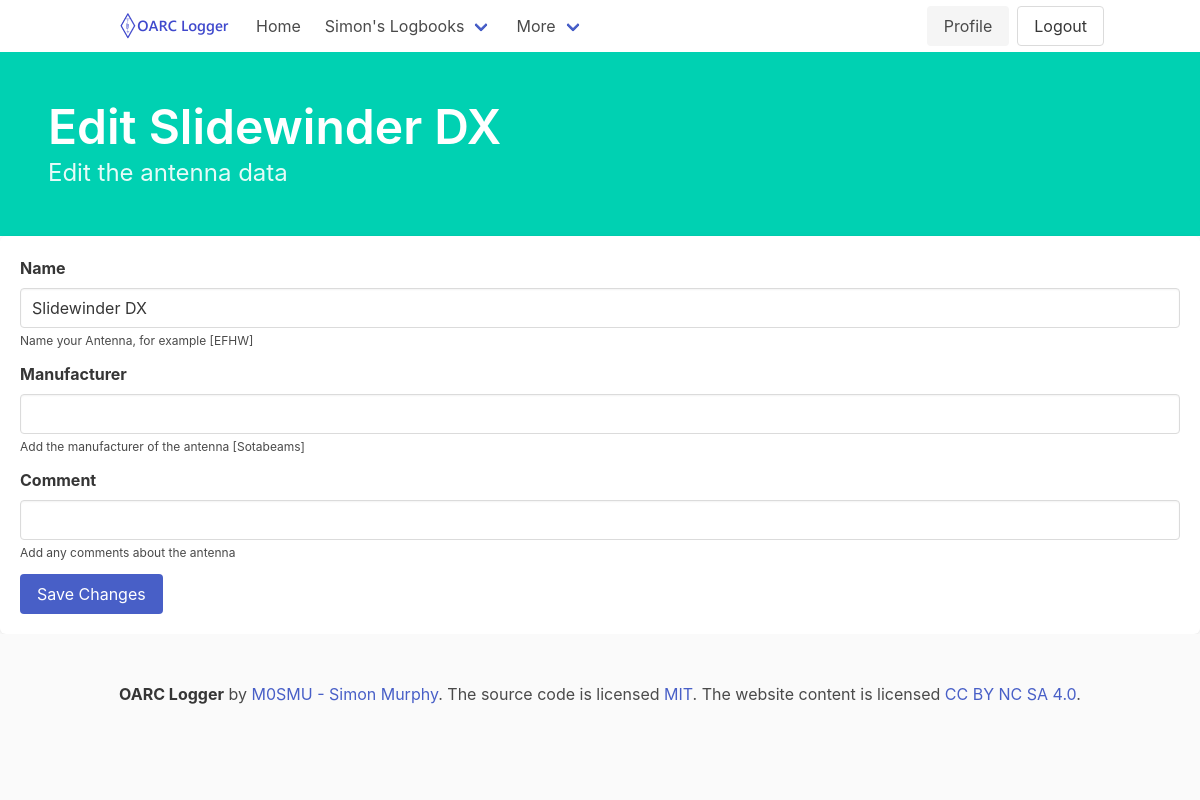
/antennas/edit/1 (signed in), run on an earlier commit of the app's database.
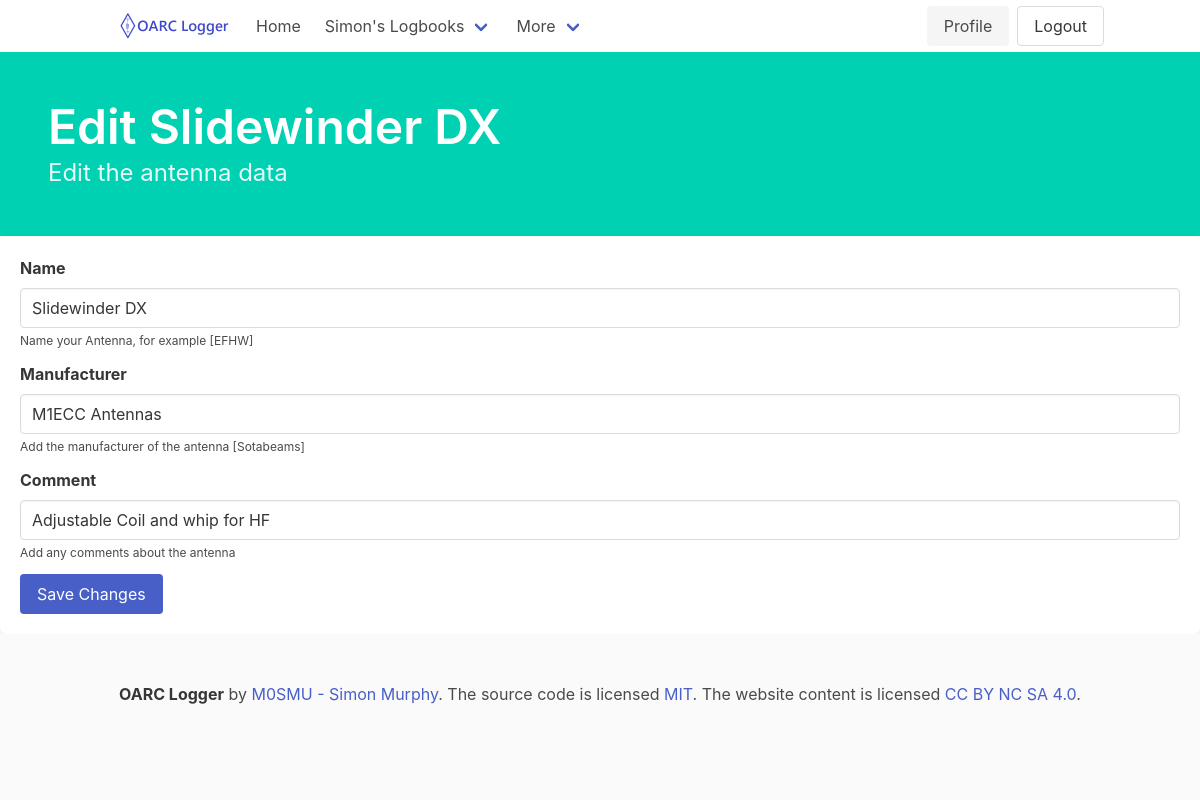
And on a later commit of the database.
### logger/models.py (models this page shows)
class Antenna(db.Model):
    id = db.Column(db.Integer, primary_key=True) # primary keys are required by SQLAlchemy
    name = db.Column(db.String(1000), unique=True)
    manufacturer = db.Column(db.String(255))
    comment = db.Column(db.String(255))
    configurations = db.relationship('Configuration', backref='antenna', lazy=True)
    user_id = db.Column(db.Integer, db.ForeignKey('user.id'), nullable=True)

### logger/antennas/views.py (the view, shortened to what this page needs)
@antennas.route("/edit/<int:id>", methods=['GET','POST'])
@login_required
def antennaedit(id):
    form = AntennaForm()
    antenna = Antenna.query.get_or_404(id)
    form.name.data = antenna.name
    form.manufacturer.data = antenna.manufacturer
    form.comment.data = antenna.comment
    return render_template('antennaeditform.html', form=form, username=current_user.name)

### logger/forms.py
class AntennaForm(FlaskForm):
    name = StringField('Name', validators=[InputRequired(), Length(max=50)])
    manufacturer = StringField('Manufacturer', validators=[Optional(), Length(max=255)])
    comment = StringField('Comment', validators=[Optional(), Length(max=255)])

### logger/templates/antennaeditform.html (shortened to what this page needs)
{% extends 'base.html' %}
{% block hero %}is-primary{% endblock %}
{% block content %}
		<div class="bd-hero-heading">
			<h1 class="title is-size-1">
			{% block title %} Edit {{ form.name.data }} {% endblock %}
			</h1>
			<div class="subtitle is-4 algolia-lvl1">
				<p>Edit the antenna data</p>
			</div>
		</div>
	</div>
</section>
<section>
	<div class="box">
		<form method="POST" id="antform">
			<div class="field">
				{{ form.name.label(class_='label') }}
				<div class="control">
					{{ form.name(class_="input ant") }}
				</div>
				<p class="help">Name your Antenna, for example [EFHW]</p>
			</div>
			<div class="field">
				{{ form.manufacturer.label(class_='label') }}
				<div class="control">
					{{ form.manufacturer(class_="input ant") }}
				</div>
				<p class="help">Add the manufacturer of the antenna [Sotabeams]</p>
			</div>
			<div class="field">
				{{ form.comment.label(class_='label') }}
				<div class="control">
					{{ form.comment(class_="input ant") }}
				</div>
				<p class="help">Add any comments about the antenna</p>
			</div>
			<div class="control">
				<p>
					<input type="submit" class="button is-link" value="Save Changes">
				</p>
			</div>
		</form>
	</div>
</section>
{% endblock %}

What changed in the data, as far as the page shows it:
changed Antenna "Slidewinder DX": manufacturer (not shown) → "M1ECC Antennas"; comment (not shown) → "Adjustable Coil and whip for HF"
